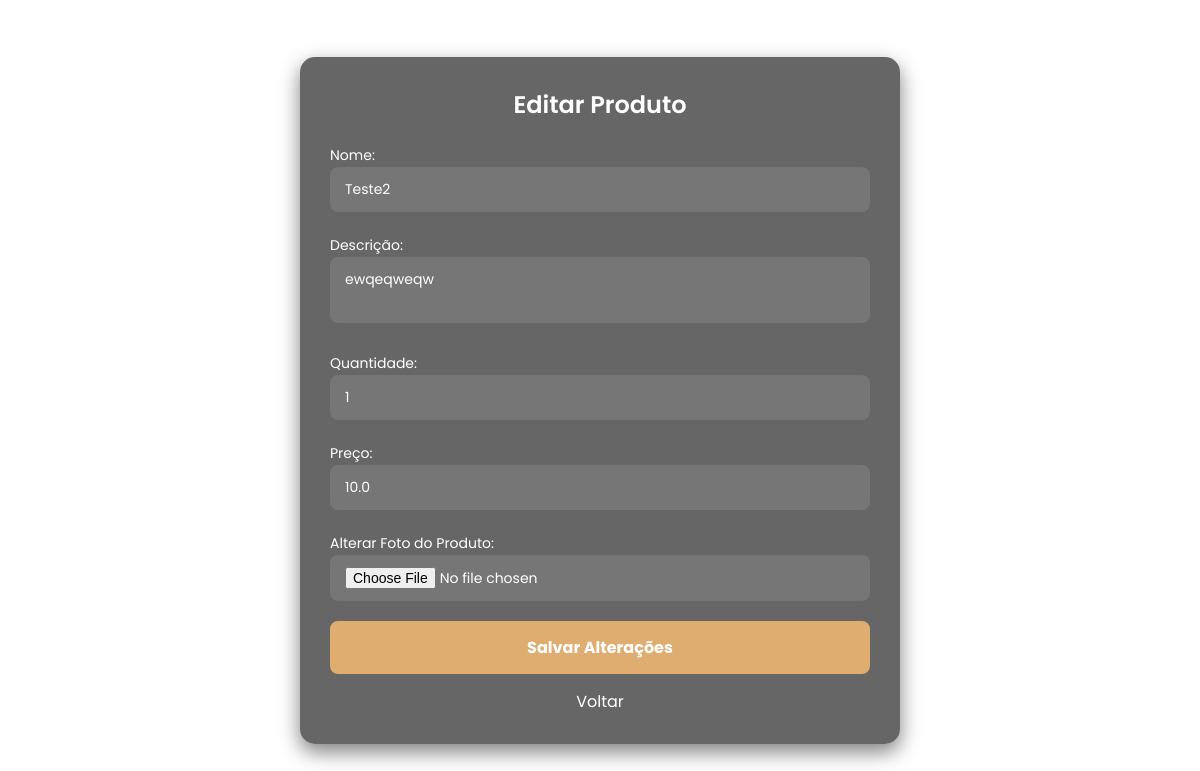
Before: /editar_produto/2 (signed in) with the older database file.
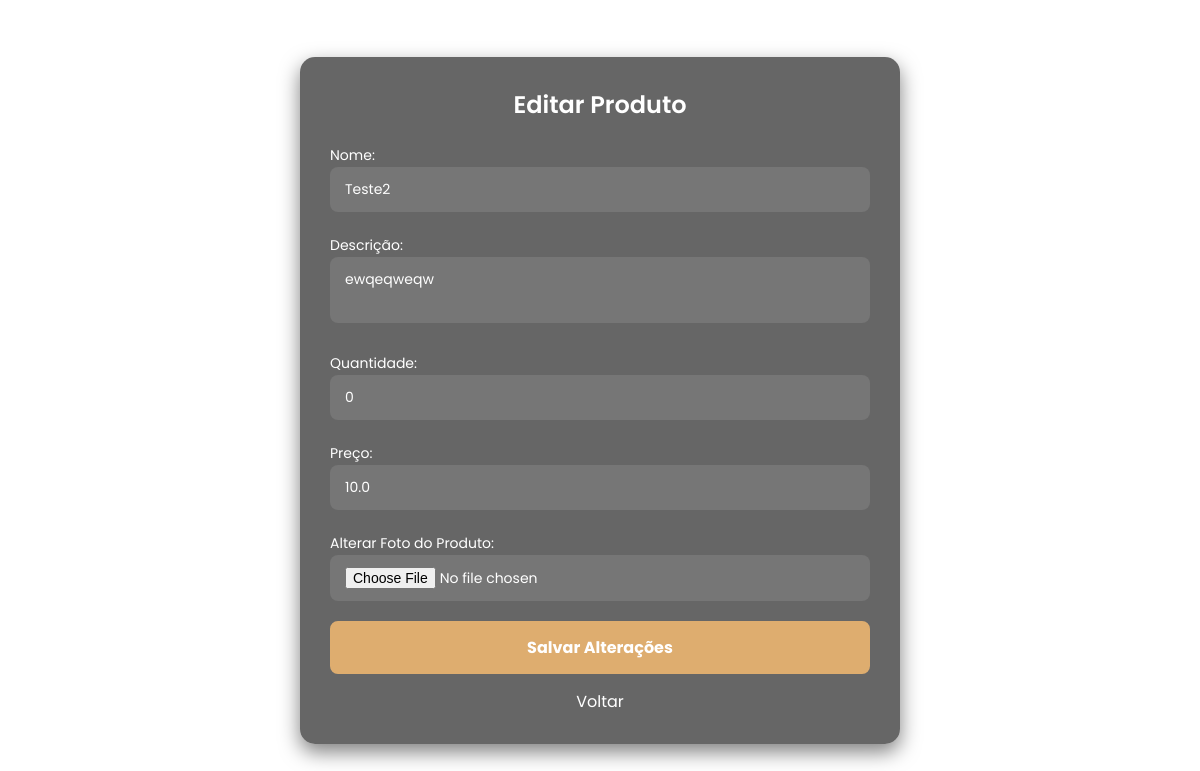
After: the same page with the newer database file.
### app.py (models this page shows, shortened)
class Produto(db.Model):
    id = db.Column(db.Integer, primary_key=True)
    nome = db.Column(db.String(120), nullable=False)
    descricao = db.Column(db.String(255))
    quantidade = db.Column(db.Integer, nullable=False)
    preco = db.Column(db.Float, nullable=False)
    foto = db.Column(db.String(120))
    imagem = db.Column(db.String(200), nullable=True)
    prestador_id = db.Column(db.Integer, db.ForeignKey('user.id'), nullable=False)
    prestador = db.relationship('User', backref=db.backref('produtos', lazy=True))

### app.py (the view, shortened to what this page needs)
@app.route('/editar_produto/<int:id>', methods=['GET', 'POST'])
def editar_produto(id):
    produto = Produto.query.get_or_404(id)
    return render_template('editar_produto.html', produto=produto)

### app.py (called while the page is built)
@login_manager.user_loader
def load_user(user_id):
    return User.query.get(int(user_id))

@app.before_request
def create_tables():
    db.create_all()

### templates/editar_produto.html (shortened to what this page needs)
<!DOCTYPE html>
<html lang="pt-br">
<head>
</head>
<body>
    <div class="container-adicionar-pet">
        <h1 class="adicionar-pet-title">Editar Produto</h1>
        <form method="POST" enctype="multipart/form-data" onsubmit="return validarFormulario()">
            <div class="input-box-adicionar-pet">
                <label for="nome" class="label-box">Nome:</label>
                <input type="text" name="nome" id="nome" value="{{ produto.nome }}" required placeholder="Digite o nome do produto">
            </div>
            <div class="input-box-adicionar-pet">
                <label for="descricao" class="label-box">Descrição:</label>
                <textarea name="descricao" id="descricao" placeholder="Digite a descrição do produto">{{ produto.descricao }}</textarea>
            </div>
            <div class="input-box-adicionar-pet">
                <label for="quantidade" class="label-box">Quantidade:</label>
                <input type="number" name="quantidade" id="quantidade" value="{{ produto.quantidade }}" required placeholder="Digite a quantidade">
            </div>
            <div class="input-box-adicionar-pet">
                <label for="preco" class="label-box">Preço:</label>
                <input type="text" name="preco" id="preco" value="{{ produto.preco }}" required placeholder="Digite o preço (ex: 19.99)">
            </div>
            <div class="input-box-adicionar-pet">
                <label for="foto" class="label-box">Alterar Foto do Produto:</label>
                <input type="file" name="foto" id="foto" accept="image/*">
            </div>
            <button type="submit" class="adicionar-pet-button">Salvar Alterações</button>
        </form>
        <a href="http://127.0.0.1:5000/estoque" class="voltar-link">Voltar</a>
    </div>
</body>
</html>

Changed rows visible on the page:
changed Produto "Teste2": quantidade "1" → "0"
